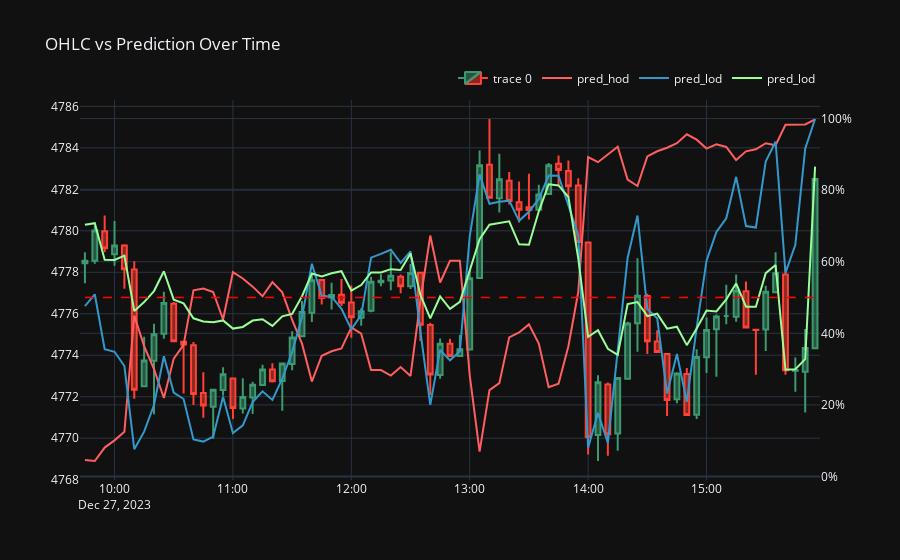

The notebook cell saved with this chart:
### Code cell
import plotly.graph_objects as go

# Pick a day in the test set
test_day = '2023-12-27'
# test_day = '2024-01-03'
test_df = df_results.loc[test_day:test_day]
X_prices = spx_data.loc[test_day:test_day, ['open','high','low','close']]

df_viz = test_df.merge(X_prices, left_index=True, right_index=True)

fig = go.Figure(data=[go.Candlestick(x=df_viz.index,
                open=df_viz['open'],
                high=df_viz['high'],
                low=df_viz['low'],
                close=df_viz['close'])])

# fig.add_trace(go.Scatter(x=df_viz.index, y=df_viz['pred_hod'].ewm(2).mean(), mode='lines', name='pred_hod', yaxis='y2', line=dict(color='#ff5f5f')))
fig.add_trace(go.Scatter(x=df_viz.index, y=df_viz['pred_hod'], mode='lines', name='pred_hod', yaxis='y2', line=dict(color='#ff5f5f')))
fig.add_trace(go.Scatter(x=df_viz.index, y=df_viz['pred_lod'], mode='lines', name='pred_lod', yaxis='y2', line=dict(color='#3399cc')))
fig.add_trace(go.Scatter(x=df_viz.index, y=df_viz['pred_gd'], mode='lines', name='pred_lod', yaxis='y2', line=dict(color='#98ff98')))

fig.add_shape(
    type="line",
    x0=df_viz.index.min(),
    x1=df_viz.index.max(),
    y0=0.5,
    y1=0.5,
    yref='y2',
    line=dict(
        color="Red",
        width=1.5,
        dash="dash",
    )
)

fig.update_layout(
    template='plotly_dark',
    yaxis=dict(
        tickformat='.0f'
    ),
    yaxis2=dict(
        overlaying='y',
        side='right',
        tickformat=".0%"
    ),
    legend=dict(
        orientation="h",
        yanchor="bottom",
        y=1.02,
        xanchor="right",
        x=1
    ),
    title='OHLC vs Prediction Over Time',
    xaxis_rangeslider_visible=False
)

fig.show()
